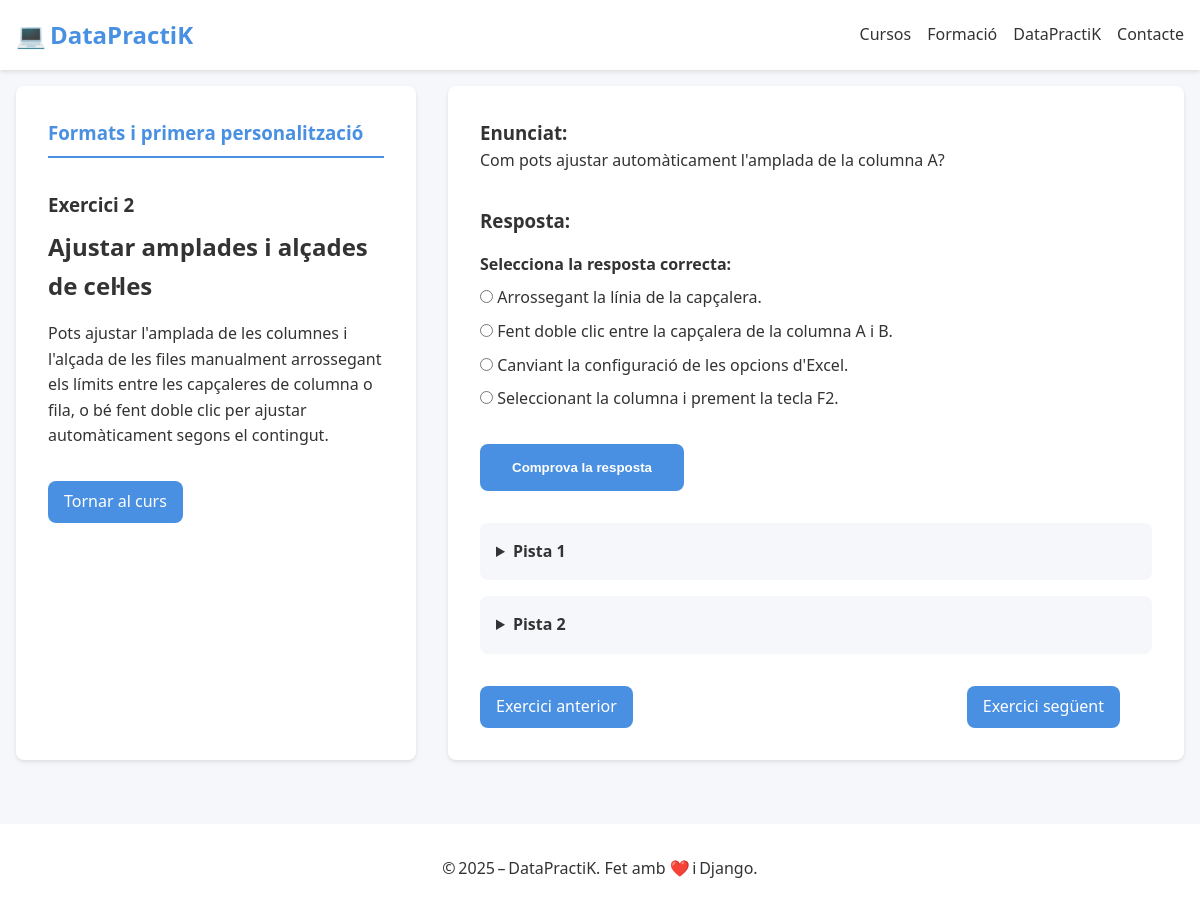
Screenshot of /curs/Excel/capitol/2/exercici/2/ with the database file from the repository.
### app_django/models.py (models this page shows, shortened)
class Exercici(models.Model):
    class Tipus(models.TextChoices):
        CODI = 'codi', _("Escriure codi")
        TEST = 'test', _("Tipus test")
        IA = 'ia', _("Correcció amb IA")
        EXE = 'exe', _("Execució de codi")
    curs = models.ForeignKey(Curs, on_delete=models.CASCADE, related_name='exercicis', verbose_name=_("Curs"))
    capitol = models.ForeignKey(Capitol, on_delete=models.CASCADE, related_name='exercicis', verbose_name=_("Capítol"))
    numero = models.PositiveIntegerField(_("Número d'exercici"), default=0)
    titol = models.CharField(_("Títol de l'exercici"), max_length=200, null=True, blank=True)
    tipus = models.CharField(_("Tipus d'exercici"), max_length=20, choices=Tipus.choices)
    descripcio = models.TextField(_("Descripció"), null=True, blank=True)
    enunciat = models.TextField(_("Enunciat"))
    resposta_usuari = models.TextField(_("Resposta de l'usuari"), null=True, blank=True)
    solucio = models.TextField(_("Solució correcta"), null=True, blank=True)
    solucio_codi_1 = models.TextField(_("Solució en codi 1"), null=True, blank=True)
    solucio_codi_2 = models.TextField(_("Solució en codi 2"), null=True, blank=True)
    imatge_1 = models.ImageField(_("Imatge 1"), upload_to='exercicis/imatges/', null=True, blank=True)
    descripcio_imatge_1 = models.CharField(_("Descripció imatge 1"), max_length=255, null=True, blank=True)
    imatge_2 = models.ImageField(_("Imatge 2"), upload_to='exercicis/imatges/', null=True, blank=True)
    descripcio_imatge_2 = models.CharField(_("Descripció imatge 2"), max_length=255, null=True, blank=True)
    respostes_test = models.JSONField(_("Respostes del test"), null=True, blank=True)
    temps_estimat_minuts = models.IntegerField(_("Temps estimat (min)"), null=True, blank=True)
    pista_1 = models.TextField(_("Pista 1"), null=True, blank=True)
    pista_2 = models.TextField(_("Pista 2"), null=True, blank=True)
    class Meta:
        ordering = ['capitol__numero', 'numero']
        unique_together = ('capitol', 'numero')
        verbose_name = _("Exercici")
        verbose_name_plural = _("Exercicis")

class Capitol(models.Model):
    curs = models.ForeignKey(Curs, on_delete=models.CASCADE, related_name='capitols', verbose_name=_("Curs"))
    titol = models.CharField(_("Títol del capítol"), max_length=100)
    numero = models.PositiveIntegerField(_("Número del capítol"))
    dificultat = models.CharField(_("Dificultat"), max_length=50)
    preu = models.DecimalField(_("Preu"), max_digits=5, decimal_places=2, default=0.00)
    data_creacio = models.DateTimeField(_("Data de creació"), auto_now_add=True)
    class Meta:
        ordering = ['numero']
        unique_together = ('curs', 'numero')
        verbose_name = _("Capítol")
        verbose_name_plural = _("Capítols")

### app_django/views.py (the view, shortened to what this page needs)
# urls.py: path('curs/<str:curs_nom>/capitol/<int:capitol_num>/exercici/<int:exercici_num>/', views.exercici, name='exercici'),
def exercici(request, curs_nom, capitol_num, exercici_num):
    print(f"⚙️ Inici de la vista 'exercici' per al curs: {curs_nom}, capítol: {capitol_num}, exercici: {exercici_num}")
    curs = get_object_or_404(Curs, nom=curs_nom)
    capitol = get_object_or_404(Capitol, numero=capitol_num, curs=curs)
    exercici = get_object_or_404(Exercici, numero=exercici_num, capitol=capitol)
    missatge = ''
    resposta_correcta = False
    resposta_ia = ''
    exercici_seguent = Exercici.objects.filter(capitol=capitol, numero=exercici.numero + 1).first()
    exercici_anterior = Exercici.objects.filter(capitol=capitol, numero=exercici.numero - 1).first()
    return render(request, 'exercici.html', {
        'curs': curs,
        'capitol': capitol,
        'exercici': exercici,
        'missatge': missatge,
        'opcions': exercici.respostes_test if exercici.tipus == 'test' else None,
        'exercici_seguent': exercici_seguent,
        'exercici_anterior': exercici_anterior,
        'resposta_correcta': resposta_correcta,
        'resposta_ia': resposta_ia,
    })

### app_django/templates/exercici.html (shortened to what this page needs)
{% extends 'base.html' %}
{% load static %}
{% block content %}
<div class="exercise">
    <div class="exercise__container">
        <aside class="exercise__sidebar">
            <h3 class="exercise__chapter">{{ exercici.capitol.titol }}</h3>
            <h3 class="exercise__number">Exercici {{ exercici.numero }}</h3>
            <h2 class="exercise__title">{{ exercici.titol }}</h2>
            {% if exercici.descripcio %}
                <p class="exercise__description">{{ exercici.descripcio | safe}}</p>
            {% endif %}
            <div class="exercise__navigation">
                <a href="{% url 'index_curs' exercici.curs.nom %}" class="exercise__back-button">Tornar al curs</a>
            </div>
        </aside>
        <main class="exercise__main">
            <div class="exercise__content">
                <div class="exercise__statement">
                    <h3 class="exercise__statement-title">Enunciat:</h3>
                    <p>{{ exercici.enunciat | safe}}</p>
                </div>
                <form method="post" class="exercise__form">
                    <h3 class="exercise__response-title">Resposta:</h3>
                    {% if exercici.tipus in 'codi exe'%}
                        <textarea name="resposta_usuari" class="exercise__code-input" rows="5" placeholder="Escriu el teu codi aquí..."></textarea>
                    {% elif exercici.tipus == 'test' %}
                        <div class="exercise__test-options">
                            <h4>Selecciona la resposta correcta:</h4>
                            {% for opcio in exercici.respostes_test %}
                                <label class="exercise__test-option">
                                    <input type="radio" name="resposta_usuari" value="{{ opcio }}">
                                    <span>{{ opcio}}</span>
                                </label>
                            {% endfor %}
                        </div>
                    {% elif exercici.tipus == 'ia' %}
                        <textarea name="resposta_usuari" class="exercise__text-input" rows="5" placeholder="Escriu la teva resposta aquí..."></textarea>
                    {% endif %}
                    <button type="submit" class="exercise__submit-button">Comprova la resposta</button>
                </form>
                <div class="exercise__hints">
                    {% if exercici.pista_1 %}
                        <details class="exercise__hint">
                            <summary>Pista 1</summary>
                        </details>
                    {% endif %}
                    {% if exercici.pista_2 %}
                        <details class="exercise__hint">
                            <summary>Pista 2</summary>
                        </details>
                    {% endif %}
                </div>
                <div class="exercise__navigation-buttons">
                    {% if exercici_anterior %}
                        <a href="{% url 'exercici' exercici.curs.nom exercici_anterior.capitol.numero exercici_anterior.numero %}" class="exercise__previous-button">Exercici anterior</a>
                    {% endif %}
                    {% if exercici_seguent %}
                        <a href="{% url 'exercici' exercici.curs.nom exercici_seguent.capitol.numero exercici_seguent.numero %}" class="exercise__next-button">Exercici següent</a>
                    {% endif %}
                </div>
            </div>
        </main>
    </div>
</div>
{% endblock %}

### app_django/static/css/style.css (style rules this page uses)
:root { --color-primary: #4a90e2; --color-secondary: #0000ff; --color-accent: #07bb8e; --color-text: #333333; --color-text-light: #666666; --color-background: #f5f7fa; --color-white: #ffffff; --color-success: #4caf50; --color-error: #f44336; --border-radius: 8px; --spacing-xs: 0.5rem; --spacing-sm: 1rem; --spacing-md: 2rem; --spacing-lg: 3rem; --font-family: 'Segoe UI', system-ui, sans-serif; --shadow-sm: 0 2px 4px rgba(0, 0, 0, 0.1); --shadow-md: 0 4px 6px rgba(0, 0, 0, 0.1); --max-width: 1600px; --font-size-xs: 0.75rem; --font-size-sm: 1rem; --font-size-md: 1.25rem; --font-size-md: 1.25rem; --font-size-md-lg: 1.5rem; --font-size-lg: 2.5rem; }
* { margin: 0; padding: 0; box-sizing: border-box; }
body { font-family: var(--font-family); line-height: 1.6; color: var(--color-text); background-color: var(--color-background); }
.exercise { max-width: var(--max-width); margin: 0 auto; padding: var(--spacing-sm); }
.exercise__container { display: grid; grid-template-columns: 400px 1fr; gap: var(--spacing-md); }
.exercise__sidebar { background: var(--color-white); padding: var(--spacing-md); border-radius: var(--border-radius); box-shadow: var(--shadow-sm); }
.exercise__main { background: var(--color-white); padding: var(--spacing-md); border-radius: var(--border-radius); box-shadow: var(--shadow-sm); }
.exercise__title { margin-bottom: var(--spacing-sm); }
.exercise__number { margin-bottom: var(--spacing-xs); }
.exercise__chapter { color: var(--color-primary); margin-bottom: var(--spacing-md); padding-bottom: var(--spacing-xs); border-bottom: 2px solid var(--color-primary); }
.exercise__navigation-buttons { display: flex; justify-content: space-between; margin-top: var(--spacing-md); }
.exercise__previous-button, .exercise__next-button { display: inline-block; padding: var(--spacing-xs) var(--spacing-sm); background-color: var(--color-primary); color: var(--color-white); text-decoration: none; border-radius: var(--border-radius); transition: opacity 0.3s ease; margin-right: var(--spacing-md); }
.exercise__back-button { display: inline-block; padding: var(--spacing-xs) var(--spacing-sm); background-color: var(--color-primary); color: var(--color-white); text-decoration: none; border-radius: var(--border-radius); margin-top: var(--spacing-md); }
.exercise__form { margin-top: var(--spacing-md); }
.exercise__test-options { margin: var(--spacing-sm) 0; }
.exercise__test-option { display: block; margin: var(--spacing-xs) 0; cursor: pointer; }
.exercise__submit-button { background-color: var(--color-primary); color: var(--color-white); border: none; padding: var(--spacing-sm) var(--spacing-md); border-radius: var(--border-radius); cursor: pointer; font-weight: 600; margin-top: var(--spacing-sm); }
.exercise__hints { margin-top: var(--spacing-md); }
.exercise__hint { margin: var(--spacing-sm) 0; padding: var(--spacing-sm); background-color: var(--color-background); border-radius: var(--border-radius); }
.exercise__hint summary { cursor: pointer; font-weight: 600; }

### app_django/templates/base.html (style rules this page uses)
html { scroll-behavior:smooth; }

### rows the page displays
Exercici: capitol.titol "Formats i primera personalització", numero "2", titol "Ajustar amplades i alçades de cel·les", descripcio "Pots ajustar l'amplada de les columnes i l'alçada de les files manualment arrossegant els límits entre les capçaleres de columna o fila, o bé fent doble clic per ajustar automàticament segons el contingut.", enunciat "Com pots ajustar automàticament l'amplada de la columna A?"

### other values shown
{{ opcio }} "Arrossegant la línia de la capçalera." "Fent doble clic entre la capçalera de la columna A i B." "Canviant la configuració de les opcions d'Excel." "Seleccionant la columna i prement la tecla F2."
